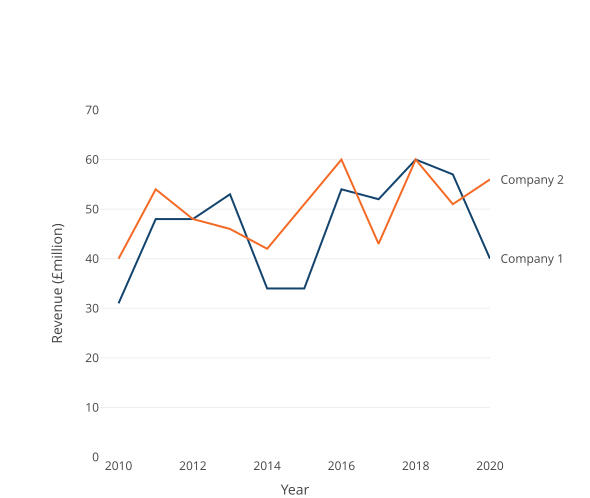

Source code (R):
# Example R code to create line chart with two series

# Package dependencies ----
library(plotly)

# Example data ----
year <- c(2010:2020)
company_1 <- c(31, 48, 48, 53, 34, 34, 54, 52, 60, 57, 40)
company_2 <- c(40, 54, 48, 46, 42, 51, 60, 43, 60, 51, 56)
revenue_data <- data.frame(year, company_1, company_2)

# Making chart ----
company_1_label <- list(
  xref = 'paper',
  x = 1.20,
  y = company_1[11],
  xanchor = "right",
  yanchor = "middle",
  text = paste("Company 1"),
  showarrow = FALSE)

company_2_label <- list(
  xref = 'paper',
  x = 1.20,
  y = company_2[11],
  text = paste("Company 2"),
  showarrow = FALSE)

margin <- list(autoexpand = FALSE,
               l = 100,
               r = 100,
               t = 110)

fig <- plot_ly(revenue_data, 
               x = ~year, 
               y = ~company_1,
               type = 'scatter', 
               mode ='lines',
               line = list(color = "#12436D")) # Set line 1 colours 
fig <- fig %>% add_trace(y = ~company_2, line = list(color = "#F46A25"), mode = "lines") %>% 
  layout(xaxis = list(title = "Year", 
                      range = list(2009.5,2020), # Using this to space the axes
                      gridcolor = "#ffffff"),
         yaxis = list(title = "Revenue (£million)", 
                      range = list(0,70),
                      zeroline = FALSE),
         margin = margin,
         annotations = company_1_label) %>% 
  layout(annotations = company_2_label) %>% 
  layout(showlegend = FALSE)

fig

# Saving as SVG ----
# This sets the preview in RStudio to give SVG download as default
fig %>% 
  config(
    toImageButtonOptions = list(
      format = "svg",
      filename = "multiple_line"
    )
  )

# Finally, in the viewer pane click on the camera to download plot

# For more customisation options in plotly go to https://plotly.com/ggplot2/line-charts/
